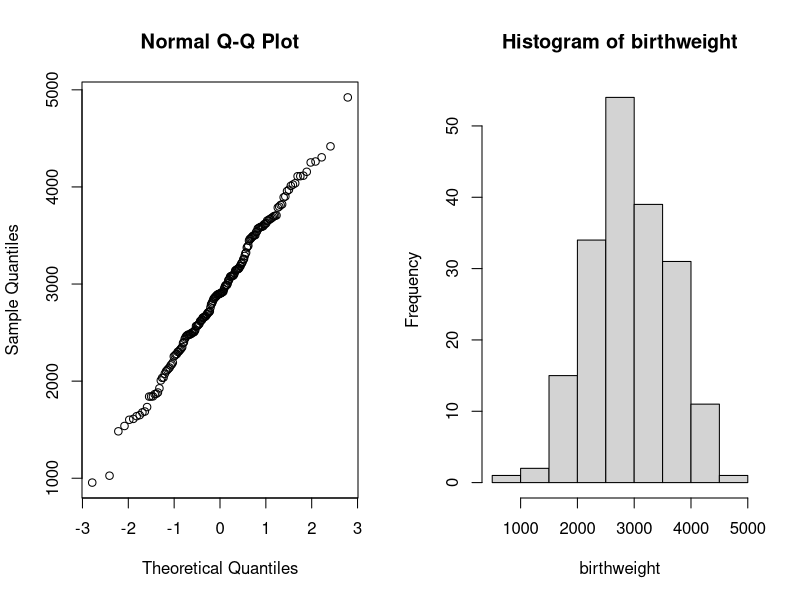
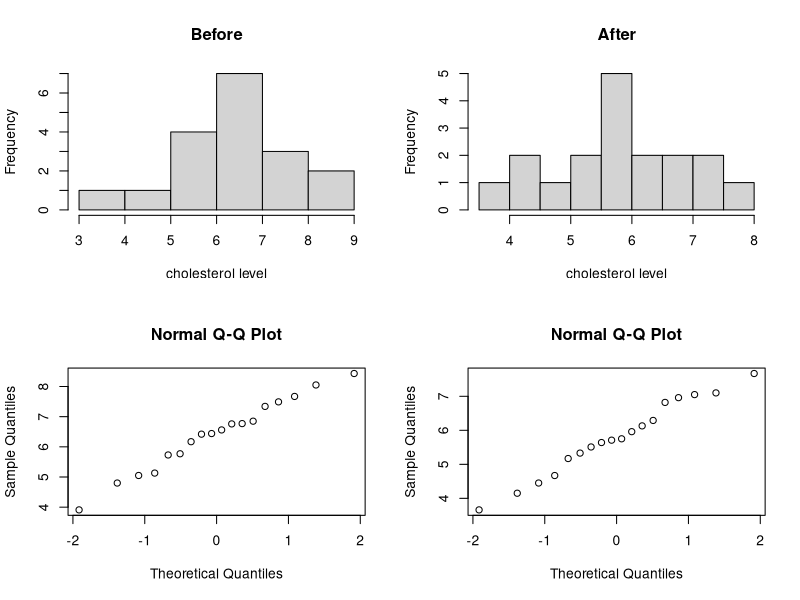
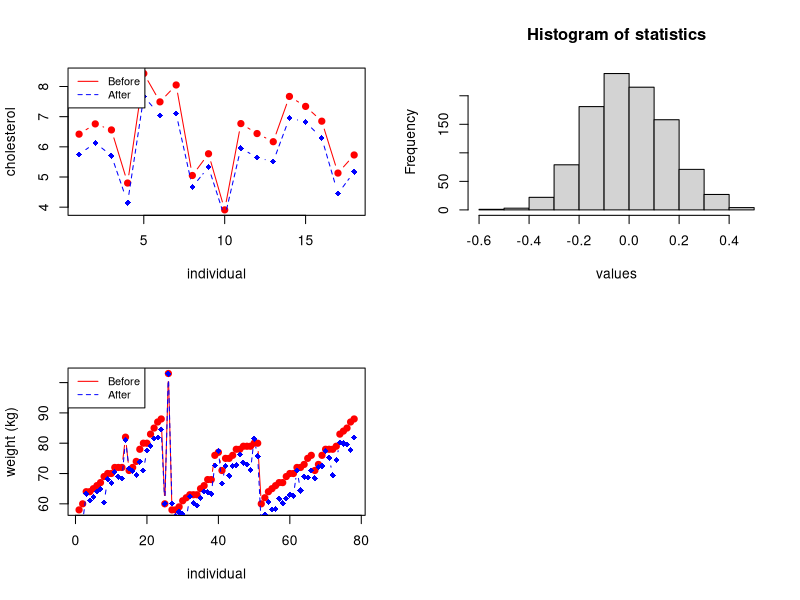
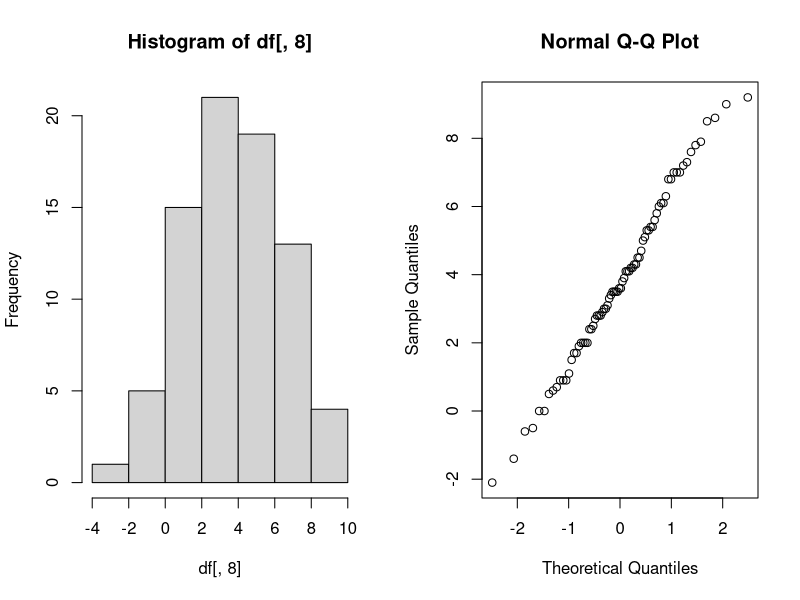
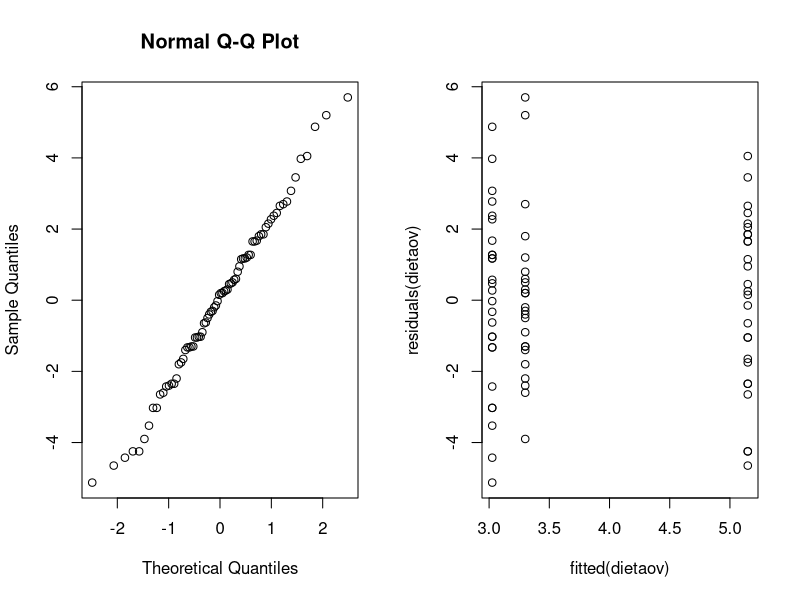
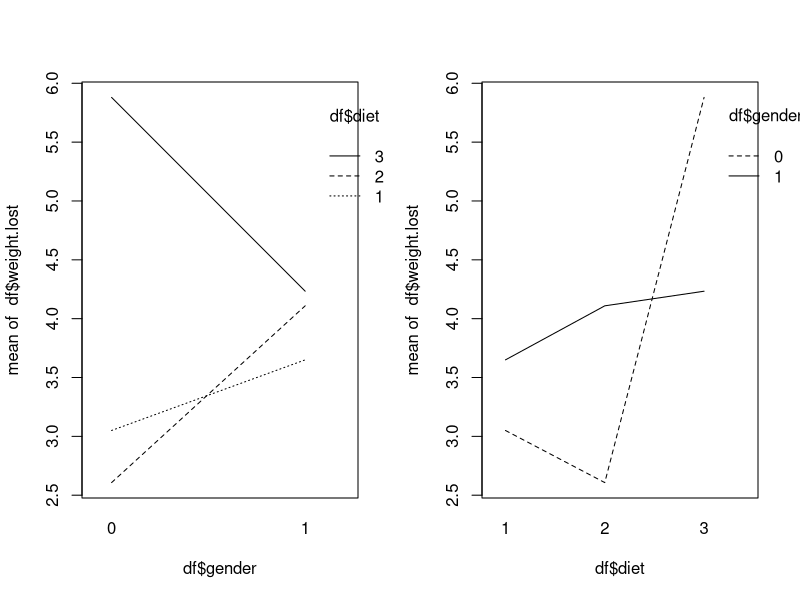
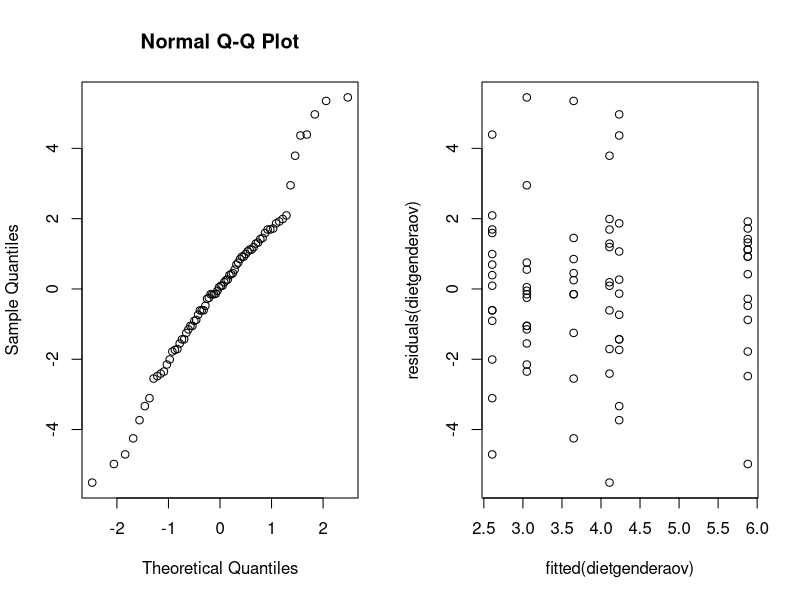
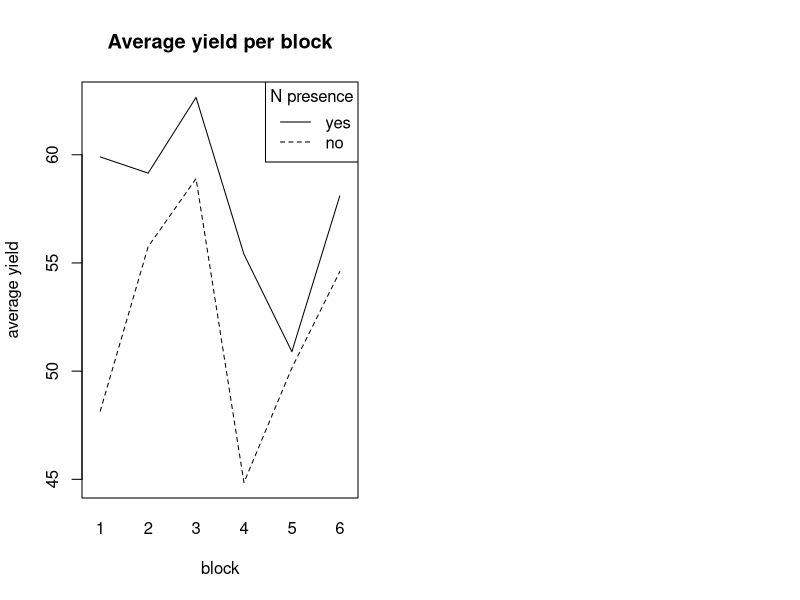

Write R code to recreate these figures, in order.
## ---- chunk 1
# set up global R options
options(digits = 3)

# set up knitr global chunk options
knitr::opts_chunk$set(fig.height = 3)
## ---- chunk 2
birthweight <- readLines("data/birthweight.txt")
birthweight <- as.double(birthweight[2:length(birthweight)])
birthweight
## ---- chunk 3
birthweight_mean <- mean(birthweight)
birthweight_mean
## ---- chunk 4
par(mfrow=c(1,2))
qqnorm(y = birthweight)
hist(birthweight)
## ---- chunk 5
t.test(birthweight, conf.level = 0.96)
## ---- chunk 6
B <- 1000
alpha <- 0.04
T_star <- numeric(B)

for(i in 1:B) {
  X_star <- sample(birthweight, replace = TRUE)
  T_star[i] <- mean(X_star)
}

T_star_q2 <- quantile(T_star, alpha/2)
T_star_q98 <- quantile(T_star, 1 - alpha/2)

c(2*birthweight_mean - T_star_q98, 2*birthweight_mean - T_star_q2)
## ---- chunk 7
t.test(birthweight, alternative = "greater", mu=2800)
## ---- chunk 8
greater_weight <- as.integer(birthweight > 2800)
binom.test(sum(greater_weight), length(greater_weight), p=0.5, alt="g")
## ---- chunk 9
B=1000; n=188 ; mu = 2900; stdev = sd(birthweight);
psign=numeric(B)
pttest=numeric(B)
for(i in 1:B) {
  x=rnorm(n, mean=mu, sd=stdev)
  pttest[i]=t.test(x, alternative = "g", mu=2800)[[3]]
  psign[i]=binom.test(sum(x>2800), n, p=0.5)[[3]]
}
## ---- chunk 10
sum(pttest<0.05)/B
## ---- chunk 11
sum(psign<0.05)/B
## ---- chunk 12

## ---- chunk 13
prop.test(c(61, 65), c(95, 93))
## ---- chunk 14
df <- as.data.frame(read.table("data/cholesterol.txt", header=TRUE))
head(df)
## ---- chunk 15
par(mfrow=c(2, 2))
hist(df[, 1], main="Before", xlab="cholesterol level")
hist(df[, 2], main="After", xlab="cholesterol level")
qqnorm(df[, 1])
qqnorm(df[, 2])
## ---- chunk 16
shapiro.test(df[, 1])
shapiro.test(df[, 2])
## ---- chunk 17
# Create a first line
plot(1:length(df[, 1]), df[, 1], type = "b", pch=19, col = "red", xlab = "individual", ylab = "cholesterol")
lines(1:length(df[, 2]), df[, 2], pch=18, col = "blue", type = "b", lty=2)
legend("topleft", legend=c("Before", "After"), col=c("red", "blue"), lty = 1:2, cex=0.8)
## ---- chunk 18
cor.test(df[, 1], df[, 2], method="pearson")
## ---- chunk 19
t.test(df[, 1], df[, 2], paired=2)
## ---- chunk 20
diff_mean <- function(x, y) {
  return(mean(x-y))
}

stats <- diff_mean(df[, 1], df[, 2])

B <- 1000
t_star <- numeric(B)

for (i in 1:B) {
  diff_star <- t(apply(cbind(df[, 1], df[, 2]), 1, sample))
  t_star[i] <- diff_mean(diff_star[, 1], diff_star[, 2])
}

hist(t_star, main="Histogram of statistics", xlab="values")
lines(rep(stats, 2), c(0, 50), col="red", lwd=2)
## ---- chunk 21
# calculating p-value
pl <- sum(t_star < stats) / B
pr <- sum(t_star > stats) / B

p <- 2*min(pl, pr)
print(paste("P-value =", p))
## ---- chunk 22
mu <- mean(df[, 2])
s <- sd(df[, 2])
mu; s
## ---- chunk 23
theta_hat <- 2*mu - 3
print(paste("theta_hat =", theta_hat))
## ---- chunk 24
alpha <- 0.05

n <- length(df[, 2])
t_alpha <- qt(1 - alpha/2, df=n)
theta_l <- theta_hat - t_alpha*s/sqrt(n)
theta_r <- theta_hat + t_alpha*s/sqrt(n)

c(theta_l, theta_r)
## ---- chunk 25
t <- max(df[, 2]); n <- length(df[, 2])

for (theta in 3:12) {
  B <- 1000
  t_star <- numeric(B)
  
  for (i in 1:B) {
    x_star <- runif(n, min = 3, max = theta)
    t_star[i] <- max(x_star)
  }
  
  pl <- sum(t_star < t)/B
  pr <- sum(t_star > t)/B
  
  p <- 2* min(pl, pr)
  print(paste("Theta =", theta, ", ", p))
}
## ---- chunk 26
ks.test(df[, 2], runif(100000, min = 3, max = 8))
## ---- chunk 27
less_chol <- as.integer(df[, 2] < 6)
binom.test(sum(less_chol), length(less_chol), p=0.5, alt="g")
## ---- chunk 28
less_chol <- as.integer(df[, 2] < 4.5)
binom.test(sum(less_chol),length(less_chol),p=0.25, alt="l")
## ---- chunk 29
df <- as.data.frame(read.table("data/diet.txt", header=TRUE))
df["weight.lost"] <- df["preweight"] - df["weight6weeks"]
head(df)
## ---- chunk 30
plot(1:length(df[,5]), df[,5], type = "b", pch=19, col = "red", xlab = "individual", ylab = "weight (kg)")
lines(1:length(df[,7]), df[,7], pch=18, col = "blue", type = "b", lty=2)
legend("topleft", legend=c("Before", "After"), col=c("red", "blue"), lty = 1:2, cex=0.8)
## ---- chunk 31
t.test(df[,5], df[,7], paired=TRUE)
## ---- chunk 32
par(mfrow=c(1, 2))
hist(df[,8])
qqnorm(df[,8])
## ---- chunk 33
shapiro.test(df[,8])
## ---- chunk 34
df$diet <- as.factor(df$diet)
dietaov=lm(weight.lost~diet,data=df)
anova(dietaov)
summary(dietaov)
## ---- chunk 35
par(mfrow=c(1,2))
qqnorm(residuals(dietaov))
plot(fitted(dietaov), residuals(dietaov))
## ---- chunk 36
kruskal.test(df$weight.lost, df$diet)
## ---- chunk 37
df$gender <- as.factor(df$gender)
dietgenderaov <- lm(weight.lost~gender*diet,data=df)
anova(dietgenderaov)
## ---- chunk 38
summary(dietgenderaov)
## ---- chunk 39
par(mfrow=c(1, 2))
interaction.plot(df$gender, df$diet, df$weight.lost)
interaction.plot(df$diet, df$gender, df$weight.lost)
## ---- chunk 40
genderaov <- lm(weight.lost~gender,data=df)
anova(genderaov)
summary(genderaov)
## ---- chunk 41
par(mfrow=c(1, 2))
qqnorm(residuals(dietgenderaov))
plot(fitted(dietgenderaov), residuals(dietgenderaov))
## ---- chunk 42
c(dietaov$coefficients[1], dietaov$coefficients[1] + dietaov$coefficients[2], dietaov$coefficients[1] + dietaov$coefficients[3])
## ---- chunk 43
require("MASS")
## ---- chunk 44
B <- 6; P <- 4; T <- 3

process <- c()
for (i in 1:B) {
  block <- c()
  for (tr in 1:T) {
    block <- cbind(block, as.numeric(sample(1:P) > 2))
  }
  process <- rbind(process, block)
}

process <- t(process)
rownames(process) <- c("N", "P", "K")
colnames(process) <- paste0(rep(1:6, each=4), paste0(".", rep(1:4, 6)))
process
## ---- chunk 45
interaction.plot(npk$block, npk$N, npk$yield, ylab='average yield', xlab='block', main='Average yield per block', legend=FALSE)
legend("topright", c("yes", "no"), title="N presence", lwd=1, lty=c(1, 2))
## ---- chunk 46
n_block_lm <- lm(yield~block*N, data=npk)
anova(n_block_lm)
## ---- chunk 47
summary(n_block_lm)
## ---- chunk 48
lm <- lm(yield~block+N, data=npk)
anova(lm)
## ---- chunk 49
par(mfrow=c(1, 2))
qqnorm(residuals(lm))
plot(fitted(lm), residuals(lm))
## ---- chunk 50
npklm1 <- lm(yield~P + K + block*N, data=npk)
npklm2 <- lm(yield~N + K + block*P, data=npk)
npklm3 <- lm(yield~N + P + block*K, data=npk)
npklm4 <- lm(yield~block + N + P + K, data=npk)
npklm5 <- lm(yield~N + P + K, data=npk)
## ---- chunk 51
print('Y ~ P + K + block*N')
anova(npklm1)
## ---- chunk 52
print('Y ~ N + K + block*P')
anova(npklm2)
## ---- chunk 53
print('Y ~ N + P + block*K')
anova(npklm3)
## ---- chunk 54
print('Y ~ block + N + P + K')
anova(npklm4)
## ---- chunk 55
npklm5 <- lm(yield~block + N + K, data=npk)
anova(npklm5)
## ---- chunk 56
par(mfrow=c(1, 2))
qqnorm(residuals(npklm4))
plot(fitted(npklm4), residuals(npklm4))
## ---- chunk 57
par(mfrow=c(1, 2))
qqnorm(residuals(npklm5))
plot(fitted(npklm5), residuals(npklm5))
## ---- chunk 58
require(lme4)
npklmer <- lmer(yield~N+(1|block), REML=FALSE, data=npk)
npklmer1 <- lmer(yield~(1|block), REML=FALSE, data=npk)
anova(npklmer1, npklmer)
